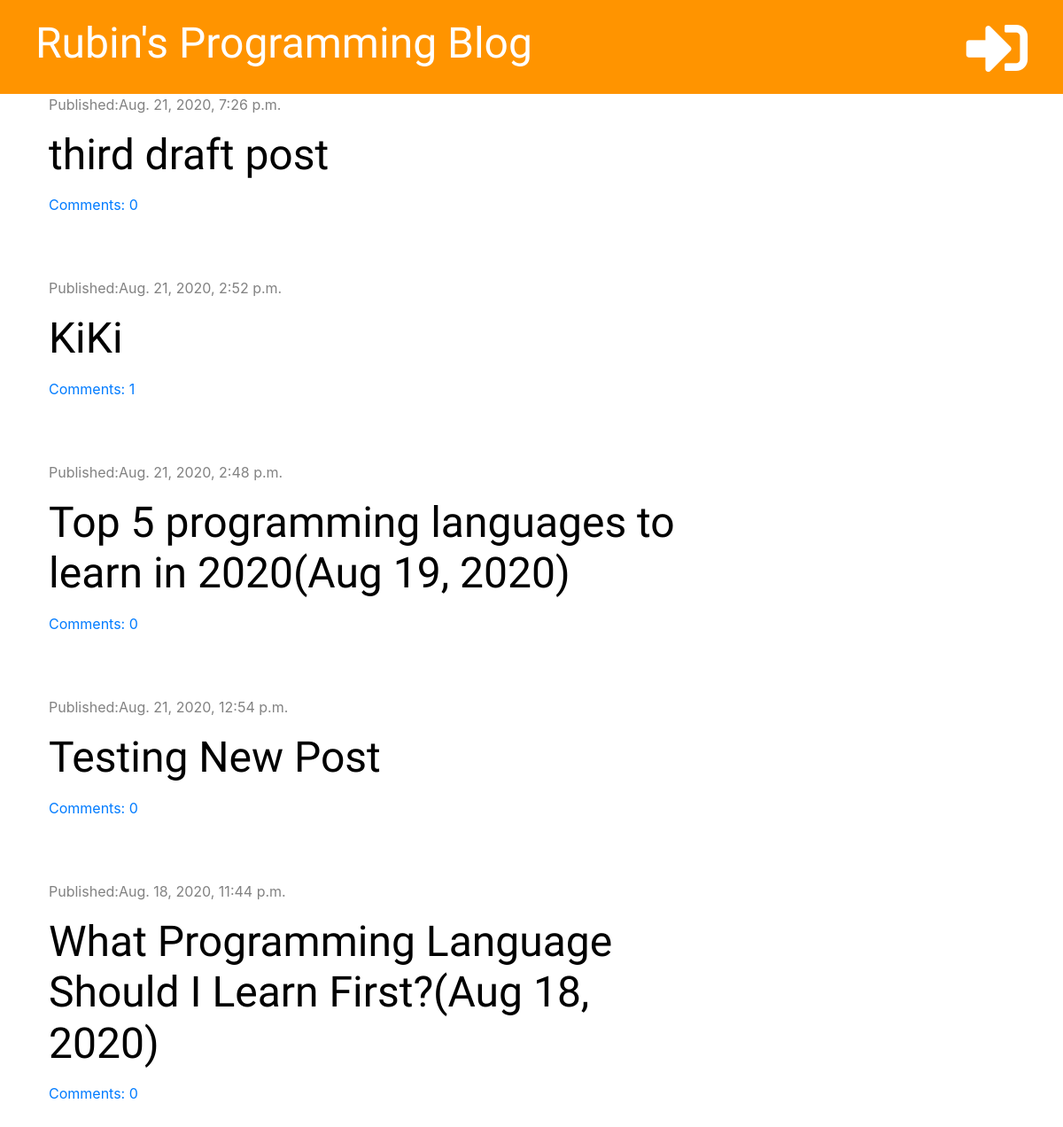
Before: / with the older database file.
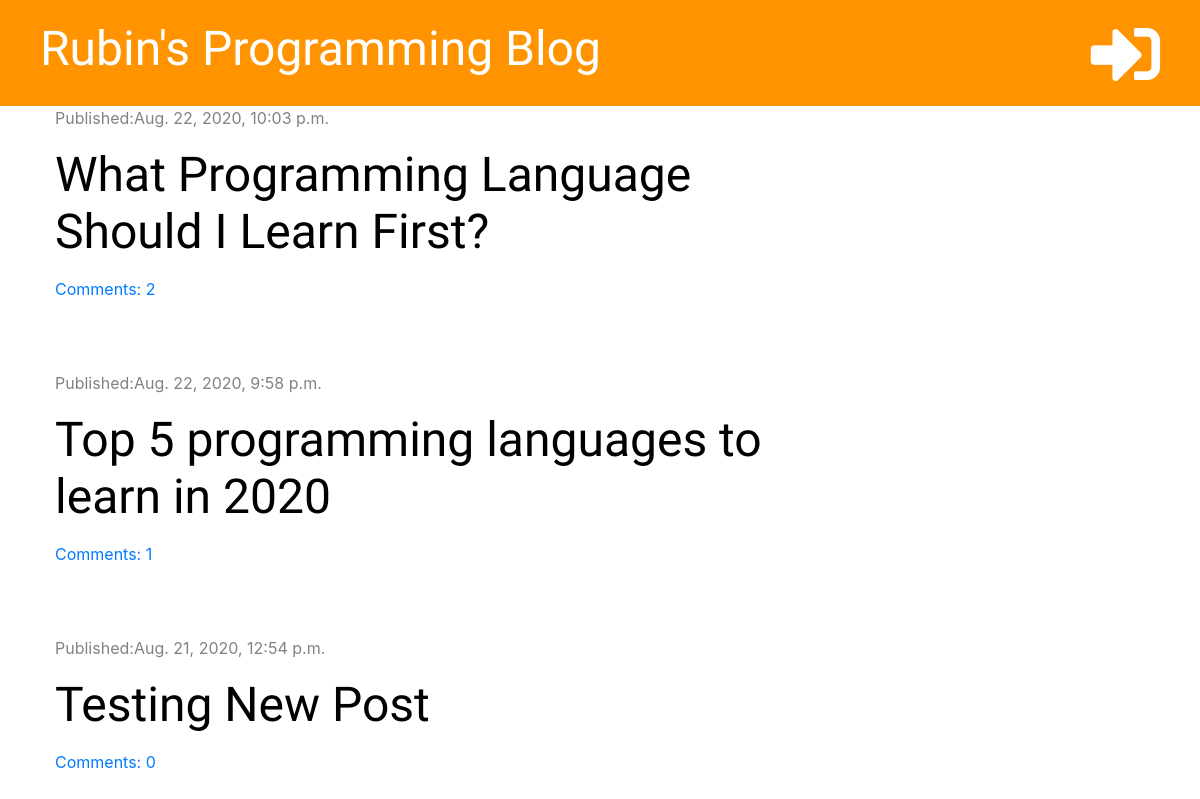
After: the same page with the newer database file.
### blog/models.py (models this page shows, shortened)
class Post(models.Model):
    author = models.ForeignKey('auth.User', on_delete=models.CASCADE)
    title = models.CharField(max_length=200)
    text = models.TextField()
    created_date = models.DateTimeField(default=timezone.now)
    published_date = models.DateTimeField(blank=True, null=True)
    def approved_comments(self):
        return self.comments.filter(approved=True)

### blog/views.py (the view)
# urls.py: path('', views.post_list, name='post_list'),
def post_list(request):
    posts = Post.objects.filter(published_date__lte=timezone.now()).order_by('-published_date')
    stuff_for_frontend = {'posts': posts}
    return render(request, 'blog/post_list.html', stuff_for_frontend)

### blog/templatetags/markdownify.py (called while the page is built)
@register.filter
def markdown(value):
    renderer = HighlightRenderer()
    markdown = mistune.Markdown(renderer=renderer)
    return markdown(value)

### blog/templates/blog/post_list.html (shortened to what this page needs)
{% extends 'blog/base.html' %}
{% load markdownify %}
{% block content %}
    {% for post in posts %}
        <div class="post">
            <div class="date">
                <p>Published:{{ post.published_date }}</p>
            </div>
            <h1><a href="{% url 'post_detail' pk=post.pk %}">{{ post.title }}</a></h1>
            <a href="{% url 'post_detail' pk=post.pk %}">Comments: {{ post.approved_comments.count }}</a>
        </div>
    {% endfor %}
{% endblock %}

### blog/templates/blog/base.html (shortened to what this page needs)
{% load static %}
<!DOCTYPE html>
<html lang="en">
<head>
    <link rel="stylesheet" href="https://stackpath.bootstrapcdn.com/bootstrap/4.5.2/css/bootstrap.min.css">
    <link rel="stylesheet" href="https://cdnjs.cloudflare.com/ajax/libs/font-awesome/5.14.0/css/all.min.css" />
    <link rel="stylesheet" href="{% static 'css/blog.css' %}">
    <link rel="stylesheet" href="{% static 'css/zenburn.css' %}">
</head>
<body>
<div class="page-header">
    {% if user.is_authenticated%}
        <a href="{% url 'post_draft_list' %}" class="top-menu"><i class="fas fa-pen-nib"></i></a>
        <a href="{% url 'post_new' %}" class="top-menu"><i class="fas fa-plus"></i></a>
        <p class="top-menu">Hello, {{ user.username }} <small>(<a href="{% url 'logout' %}">Log out</a>)</small> </p>
    {% else %}
        <a href="{% url 'login' %}" class="top-menu"><i class="fas fa-sign-in-alt fa-2x"></i></a>
    {% endif %}
    <h1><a href="{% url 'post_list' %}">Rubin's Programming Blog</a></h1>
</div>
<div class="content container">
    <div class="row">
        <div class="col-md-8">
            {% block content %}
            {% endblock %}
        </div>
    </div>
</div>
</body>
</html>

### blog/static/css/blog.css (style rules this page uses)
.page-header { background-color: #ff9400; margin-top: 0; padding: 20px 20px 20px 40px; }
.page-header h1, .page-header h1 a { color: #ffffff; font-size: 36pt; text-decoration: none; }
.content { margin-left: 40px; }
h1, h2, h3, h4 { font-family: 'Tangerine','Inconsolata', 'Droid Sans', serif; font-size: 48px; }
.date { color: #828282; }
.post { margin-bottom: 70px; }
.post h1 a { color: black; }
.top-menu { color: white; float: right; font-size: 26pt; margin-right: 20px; }

Changed rows visible on the page:
removed Post: published_date "Aug. 21, 2020, 7:26 p.m.", title "third draft post", approved_comments.count "0"
removed Post: published_date "Aug. 21, 2020, 2:52 p.m.", title "KiKi", approved_comments.count "1"
changed Post: published_date "Aug. 18, 2020, 11:44 p.m." → "Aug. 22, 2020, 10:03 p.m."; title "What Programming Language Should I Learn First?(Aug 18, 2020)" → "What Programming Language Should I Learn First?"; approved_comments.count "0" → "2"; moves up the list
changed Post: published_date "Aug. 21, 2020, 2:48 p.m." → "Aug. 22, 2020, 9:58 p.m."; title "Top 5 programming languages to learn in 2020(Aug 19, 2020)" → "Top 5 programming languages to learn in 2020"; approved_comments.count "0" → "1"
